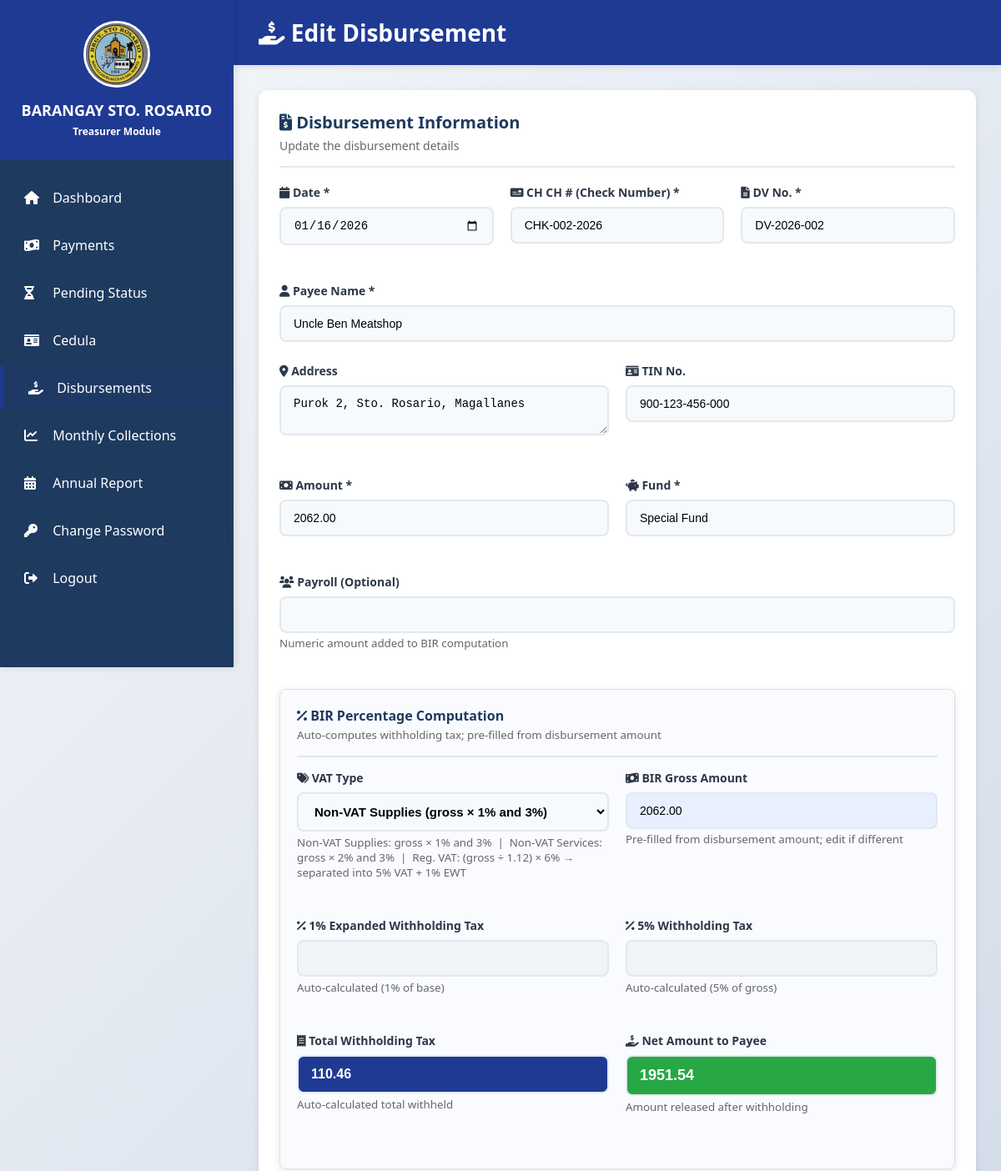
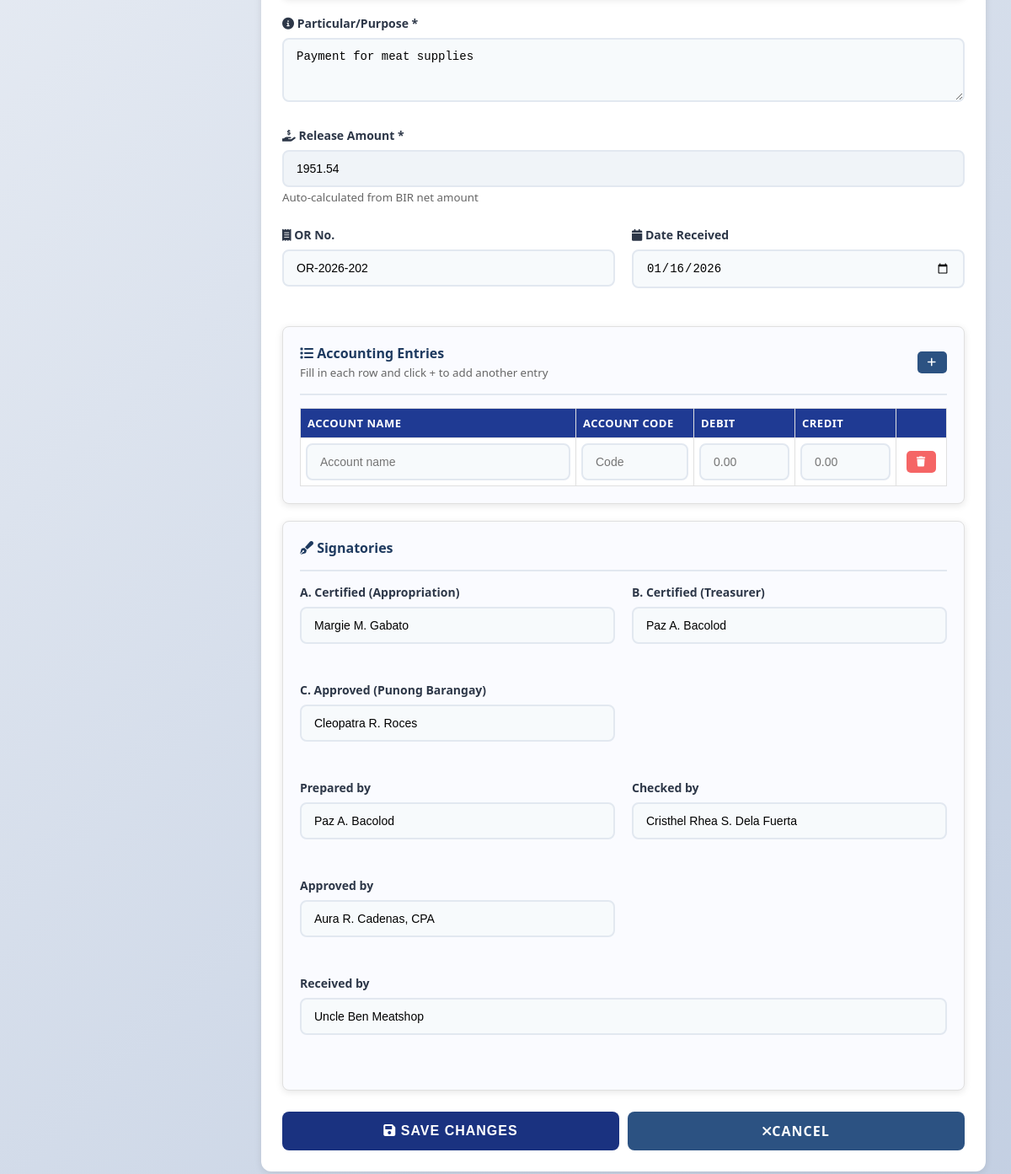
/treasurer/disbursement/edit.php?id=2 (signed in), run on the app's committed database (2 pictures, top to bottom).
### tables this page shows
CREATE TABLE IF NOT EXISTS disbursements (
    id INT AUTO_INCREMENT PRIMARY KEY,
    disburse_date DATE NOT NULL,
    check_no VARCHAR(50) NOT NULL,
    or_no VARCHAR(50),
    received_date DATE,
    payee VARCHAR(150) NOT NULL,
    payee_address TEXT,
    payee_tin VARCHAR(50),
    dv_no VARCHAR(50) NOT NULL,
    amount DECIMAL(12, 2) NOT NULL,
    fund VARCHAR(100),
    payroll VARCHAR(100),
    bir VARCHAR(100),
    bir_vat_type VARCHAR(20),
    bir_gross DECIMAL(12, 2),
    bir_withholding_a DECIMAL(12, 2),
    bir_withholding_b DECIMAL(12, 2),
    purpose TEXT NOT NULL,
    release_amount DECIMAL(12, 2) NOT NULL,
    accounting_entries TEXT,
    signatory_a VARCHAR(150),
    signatory_b VARCHAR(150),
    signatory_c VARCHAR(150),
    signatory_prepared_by VARCHAR(150),
    signatory_checked_by VARCHAR(150),
    signatory_approved_by VARCHAR(150),
    signatory_received_by VARCHAR(150),
    processed_by INT,
    created_at TIMESTAMP DEFAULT CURRENT_TIMESTAMP,
    FOREIGN KEY (processed_by) REFERENCES users(id) ON DELETE SET NULL
);

### treasurer/disbursement/edit.php (the view, shortened to what the rows shown need)
<?php
include "../../config/database.php";
$disbursementId = intval($_GET['id'] ?? 0);
$stmt = $conn->prepare("SELECT * FROM disbursements WHERE id = ?");
$stmt->bind_param("i", $disbursementId);
$stmt->execute();
$result = $stmt->get_result();
$disbursement = $result->fetch_assoc();
$disburseDate = !empty($disbursement['disburse_date'])
    ? date('Y-m-d', strtotime($disbursement['disburse_date']))
    : date('Y-m-d');
$receivedDate = !empty($disbursement['received_date'])
    ? date('Y-m-d', strtotime($disbursement['received_date']))
    : $disburseDate;
$amountValue = number_format((float) $disbursement['amount'], 2, '.', '');
$releaseValue = number_format((float) $disbursement['release_amount'], 2, '.', '');
$birValue = number_format((float) $disbursement['bir'], 2, '.', '');
$payrollRaw = $disbursement['payroll'] ?? '';
$birGrossValue = number_format(((float) $disbursement['amount']) + ((float) $payrollRaw), 2, '.', '');
?>
<!DOCTYPE html>
<html lang="en">
<head>
    <link rel="stylesheet" href="../../assets/css/style.css">
    <link rel="stylesheet" href="https://cdnjs.cloudflare.com/ajax/libs/font-awesome/6.0.0/css/all.min.css">
</head>
<body>
    <div class="dashboard-container">
        <aside class="sidebar">
            <div class="sidebar-header">
                <h2>BARANGAY STO. ROSARIO</h2>
            </div>
        </aside>
        <main class="main-content">
            <div class="content-header">
                <h1><i class="fas fa-hand-holding-usd"></i> Edit Disbursement</h1>
            </div>
            <div class="content-body">
                <div class="card">
                    <form method="POST" action="save.php">
                        <div class="form-row">
                            <div class="form-group">
                                <label for="disburse_date"><i class="fas fa-calendar"></i> Date *</label>
                                <input type="date" id="disburse_date" name="date"
                                    value="<?= htmlspecialchars($disburseDate) ?>"
                                    required>
                            </div>
                            <div class="form-group">
                                <label for="check_no"><i class="fas fa-money-check"></i> CH CH # (Check Number)
                                    *</label>
                                <input type="text" id="check_no" name="check_no"
                                    value="<?= htmlspecialchars($disbursement['check_no']) ?>"
                                    required>
                            </div>
                            <div class="form-group">
                                <label for="dv_no"><i class="fas fa-file-alt"></i> DV No. *</label>
                                <input type="text" id="dv_no" name="dv_no"
                                    value="<?= htmlspecialchars($disbursement['dv_no']) ?>"
                                    required>
                            </div>
                        </div>
                        <div class="form-group">
                            <label for="payee"><i class="fas fa-user"></i> Payee Name *</label>
                            <input type="text" id="payee" name="payee"
                                value="<?= htmlspecialchars($disbursement['payee']) ?>"
                                required>
                        </div>
                        <div class="form-row">
                            <div class="form-group">
                                <label for="payee_address"><i class="fas fa-map-marker-alt"></i> Address</label>
                                <textarea id="payee_address" name="payee_address"
                                    rows="2"><?= htmlspecialchars($disbursement['payee_address'] ?? '') ?></textarea>
                            </div>
                            <div class="form-group">
                                <label for="payee_tin"><i class="fas fa-id-card"></i> TIN No.</label>
                                <input type="text" id="payee_tin" name="payee_tin"
                                    value="<?= htmlspecialchars($disbursement['payee_tin'] ?? '') ?>">
                            </div>
                        </div>
                        <div class="form-row">
                            <div class="form-group">
                                <label for="amount"><i class="fas fa-money-bill"></i> Amount *</label>
                                <input type="number" id="amount" name="amount" step="0.01" min="0"
                                    value="<?= htmlspecialchars($amountValue) ?>"
                                    required>
                            </div>
                            <div class="form-group">
                                <label for="fund"><i class="fas fa-piggy-bank"></i> Fund *</label>
                                <input type="text" id="fund" name="fund"
                                    value="<?= htmlspecialchars($disbursement['fund'] ?? '') ?>"
                                    required>
                            </div>
                        </div>
                        <div class="card"
                            style="border:1px solid #e0e0e0; padding:20px; border-radius:8px; margin-bottom:20px; background:#fafbff;">
                            <div class="form-row">
                                <div class="form-group">
                                    <label for="bir_gross"><i class="fas fa-money-bill-wave"></i> BIR Gross
                                        Amount</label>
                                    <input type="number" id="bir_gross" name="bir_gross" step="0.01" min="0"
                                        value="<?= htmlspecialchars($birGrossValue) ?>"
                                        oninput="computeBIR()" style="background:#e8f0ff;">
                                    <small style="color:#666;">Pre-filled from disbursement amount; edit if
                                        different</small>
                                </div>
                            </div>
                            <div class="form-row">
                                <div class="form-group">
                                    <label><i class="fas fa-receipt"></i> Total Withholding Tax</label>
                                    <input type="number" id="bir_total_display" step="0.01" readonly
                                        value="<?= htmlspecialchars($birValue) ?>"
                                        style="background:#1F3A93; color:#fff; font-weight:bold; font-size:16px;">
                                    <small style="color:#666; display:block; margin-top:4px;">Auto-calculated total
                                        withheld</small>
                                </div>
                                <div class="form-group">
                                    <label><i class="fas fa-hand-holding-usd"></i> Net Amount to Payee</label>
                                    <input type="number" id="bir_net_amount" step="0.01" readonly
                                        value="<?= htmlspecialchars($releaseValue) ?>"
                                        style="background:#28a745; color:#fff; font-weight:bold; font-size:18px;">
                                    <small style="color:#666; display:block; margin-top:4px;">Amount released after
                                        withholding</small>
                                </div>
                            </div>
                        </div>
                        <div class="form-group">
                            <label for="purpose"><i class="fas fa-info-circle"></i> Particular/Purpose *</label>
                            <textarea id="purpose" name="purpose" rows="3"
                                required><?= htmlspecialchars($disbursement['purpose']) ?></textarea>
                        </div>
                        <div class="form-group">
                            <label for="release_amount"><i class="fas fa-hand-holding-usd"></i> Release Amount *</label>
                            <input type="number" id="release_amount" name="release" step="0.01" min="0"
                                value="<?= htmlspecialchars($releaseValue) ?>"
                                readonly required style="background:#f0f4f8;">
                            <small style="color: #666;">Auto-calculated from BIR net amount</small>
                        </div>
                        <div class="form-row">
                            <div class="form-group">
                                <label for="or_no"><i class="fas fa-receipt"></i> OR No.</label>
                                <input type="text" id="or_no" name="or_no"
                                    value="<?= htmlspecialchars($disbursement['or_no'] ?? '') ?>">
                            </div>
                            <div class="form-group">
                                <label for="received_date"><i class="fas fa-calendar"></i> Date Received</label>
                                <input type="date" id="received_date" name="received_date"
                                    value="<?= htmlspecialchars($receivedDate) ?>">
                            </div>
                        </div>
                        <div class="card"
                            style="border:1px solid #e0e0e0; padding:20px; border-radius:8px; margin-bottom:20px; background:#fafbff;">
                            <div class="form-group" style="margin-bottom:0;">
                                <table style="width:100%; border-collapse: collapse;">
                                    <thead>
                                        <tr>
                                            <th style="border:1px solid #e0e0e0; padding:8px; text-align:left;">Account
                                                Name</th>
                                            <th
                                                style="border:1px solid #e0e0e0; padding:8px; text-align:left; width:140px;">
                                                Account Code</th>
                                            <th
                                                style="border:1px solid #e0e0e0; padding:8px; text-align:left; width:120px;">
                                                Debit</th>
                                            <th
                                                style="border:1px solid #e0e0e0; padding:8px; text-align:left; width:120px;">
                                                Credit</th>
                                            <th style="border:1px solid #e0e0e0; padding:8px; width:60px;"></th>
                                        </tr>
                                    </thead>
                                </table>
                            </div>
                        </div>
                        <div class="card"
                            style="border:1px solid #e0e0e0; padding:20px; border-radius:8px; margin-bottom:20px; background:#fafbff;">
                            <div class="form-row">
                                <div class="form-group">
                                    <label for="signatory_a">A. Certified (Appropriation)</label>
                                    <input type="text" id="signatory_a" name="signatory_a"
                                        value="<?= htmlspecialchars($disbursement['signatory_a'] ?? '') ?>">
                                </div>
                                <div class="form-group">
                                    <label for="signatory_b">B. Certified (Treasurer)</label>
                                    <input type="text" id="signatory_b" name="signatory_b"
                                        value="<?= htmlspecialchars($disbursement['signatory_b'] ?? '') ?>">
                                </div>
                                <div class="form-group">
                                    <label for="signatory_c">C. Approved (Punong Barangay)</label>
                                    <input type="text" id="signatory_c" name="signatory_c"
                                        value="<?= htmlspecialchars($disbursement['signatory_c'] ?? '') ?>">
                                </div>
                            </div>
                            <div class="form-row">
                                <div class="form-group">
                                    <label for="signatory_prepared_by">Prepared by</label>
                                    <input type="text" id="signatory_prepared_by" name="signatory_prepared_by"
                                        value="<?= htmlspecialchars($disbursement['signatory_prepared_by'] ?? '') ?>">
                                </div>
                                <div class="form-group">
                                    <label for="signatory_checked_by">Checked by</label>
                                    <input type="text" id="signatory_checked_by" name="signatory_checked_by"
                                        value="<?= htmlspecialchars($disbursement['signatory_checked_by'] ?? '') ?>">
                                </div>
                                <div class="form-group">
                                    <label for="signatory_approved_by">Approved by</label>
                                    <input type="text" id="signatory_approved_by" name="signatory_approved_by"
                                        value="<?= htmlspecialchars($disbursement['signatory_approved_by'] ?? '') ?>">
                                </div>
                            </div>
                            <div class="form-row">
                                <div class="form-group">
                                    <label for="signatory_received_by">Received by</label>
                                    <input type="text" id="signatory_received_by" name="signatory_received_by"
                                        value="<?= htmlspecialchars($disbursement['signatory_received_by'] ?? '') ?>">
                                </div>
                            </div>
                        </div>
                    </form>
                </div>
            </div>
        </main>
    </div>
</body>
</html>

### data on the page
disbursements: date "01/16/2026", check_no "CHK-002-2026", dv_no "DV-2026-002", payee "Uncle Ben Meatshop", payee_address "Purok 2, Sto. Rosario, Magallanes", payee_tin "900-123-456-000", amount "2062.00", fund "Special Fund", bir_gross "2062.00", bir "110.46", release_amount "1951.54", purpose "Payment for meat supplies", release "1951.54", or_no "OR-2026-202", received_date "01/16/2026", signatory_a "Margie M. Gabato", signatory_b "Paz A. Bacolod", signatory_c "Cleopatra R. Roces", signatory_prepared_by "Paz A. Bacolod", signatory_checked_by "Cristhel Rhea S. Dela Fuerta", signatory_approved_by "Aura R. Cadenas, CPA", signatory_received_by "Uncle Ben Meatshop"
